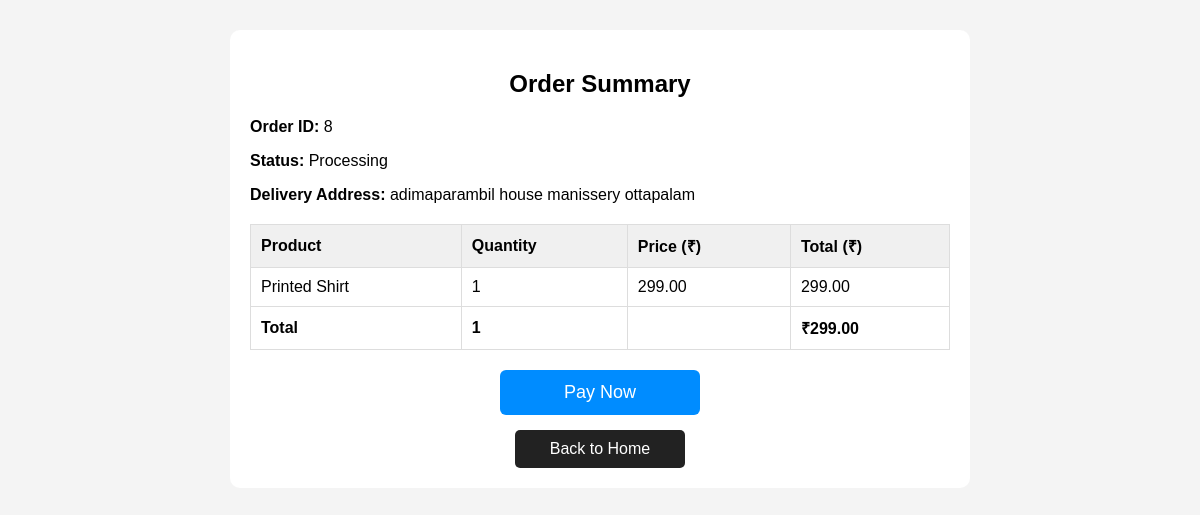
The app's page /order_summary/8/ (signed in) with its own data.
### finalapp/models.py (models this page shows, shortened)
class Order(models.Model):
     user = models.CharField(max_length=100)
     order_date = models.DateTimeField(auto_now_add=True)
     total_price = models.DecimalField(max_digits=10, decimal_places=2)
     total_quantity = models.PositiveIntegerField()
     Delivery_address = models.CharField(max_length=255)
     status = models.CharField(max_length=50)

class Orderitem(models.Model):
    order= models.ForeignKey(Order,on_delete=models.CASCADE)
    product = models.ForeignKey(SingleProduct, on_delete=models.CASCADE)
    quantity = models.PositiveIntegerField()
    price = models.DecimalField(max_digits=10, decimal_places=2)
    def total(self):
                return self.quantity * self.price

class SingleProduct(models.Model):
    title = models.CharField(max_length=200)
    description = models.TextField()
    price = models.DecimalField(max_digits=10, decimal_places=2)
    image = models.ImageField(upload_to='products/')

### finalapp/views.py (the view)
# urls.py: path('order_summary/<int:order_id>/', views.order_summary, name='order_summary'),
def order_summary(request, order_id):
    order = Order.objects.filter(id=order_id, user=request.user).first()
    if not order:
        messages.error(request, "Order not found.")
        return redirect('cart')
    order_items = Orderitem.objects.filter(order=order)
    total_price = sum(item.total() for item in order_items)
    total_quantity = sum(item.quantity for item in order_items)
    client = razorpay.Client(auth=(settings.RAZORPAY_KEY_ID, settings.RAZORPAY_KEY_SECRET))
    razorpay_order = client.order.create({
        "amount": int(total_price * 100),
        "currency": "INR",
        "payment_capture": 1
    })
    context = {
        "order": order,
        "order_items": order_items,
        "total_price": total_price,
        "total_quantity": total_quantity,
        "razorpay_order_id": razorpay_order["id"],
        "razorpay_key": settings.RAZORPAY_KEY_ID,
        "amount": int(total_price * 100),
    }
    return render(request, "order_summary.html", context)

### finalapp/templates/order_summary.html (shortened to what this page needs)
{% load static %}
<!DOCTYPE html>
<html lang="en">
<head>
</head>
<body>
<div class="summary-container">
  <h2>Order Summary</h2>
  <p><strong>Order ID:</strong> {{ order.id }}</p>
  <p><strong>Status:</strong> {{ order.status }}</p>
  <p><strong>Delivery Address:</strong> {{ order.Delivery_address }}</p>
  <table>
    <thead>
      <tr>
        <th>Product</th>
        <th>Quantity</th>
        <th>Price (₹)</th>
        <th>Total (₹)</th>
      </tr>
    </thead>
    <tbody>
      {% for item in order_items %}
      <tr>
        <td>{{ item.product.title }}</td>
        <td>{{ item.quantity }}</td>
        <td>{{ item.price }}</td>
        <td>{{ item.total }}</td>
      </tr>
      {% endfor %}
      <tr class="total-row">
        <td colspan="1">Total</td>
        <td>{{ total_quantity }}</td>
        <td></td>
        <td>₹{{ total_price }}</td>
      </tr>
    </tbody>
  </table>
  <button id="payBtn" class="btn-pay">Pay Now</button>
  <a href="{% url 'index' %}" class="btn-back">Back to Home</a>
</div>
</body>
</html>

### finalapp/templates/order_summary.html (style rules this page uses)
body { font-family: Arial, sans-serif; background: #f4f4f4; margin: 0; padding: 0; }
.summary-container { width: 90%; max-width: 700px; margin: 30px auto; background: #fff; padding: 20px; border-radius: 10px; }
h2 { text-align: center; margin-bottom: 20px; }
table { width: 100%; border-collapse: collapse; margin-top: 20px; }
th, td { padding: 10px; border: 1px solid #ddd; text-align: left; }
th { background: #f0f0f0; }
.total-row { font-weight: bold; }
.btn-pay { display: block; width: 200px; margin: 20px auto 0; padding: 12px; text-align: center; background: #008CFF; color: #fff; text-decoration: none; border-radius: 6px; font-size: 18px; border: none; cursor: pointer; }
.btn-back { display: block; width: 150px; margin: 15px auto 0; padding: 10px; text-align: center; background: #222; color: #fff; text-decoration: none; border-radius: 5px; }

### records on screen
Order: id "8", status "Processing", Delivery_address "adimaparambil house manissery ottapalam"
Orderitem: product "Printed Shirt", quantity "1", price "299.00", total "299.00"

### other values on screen
{{ total_quantity }} "1"
{{ total_price }} "299.00"
